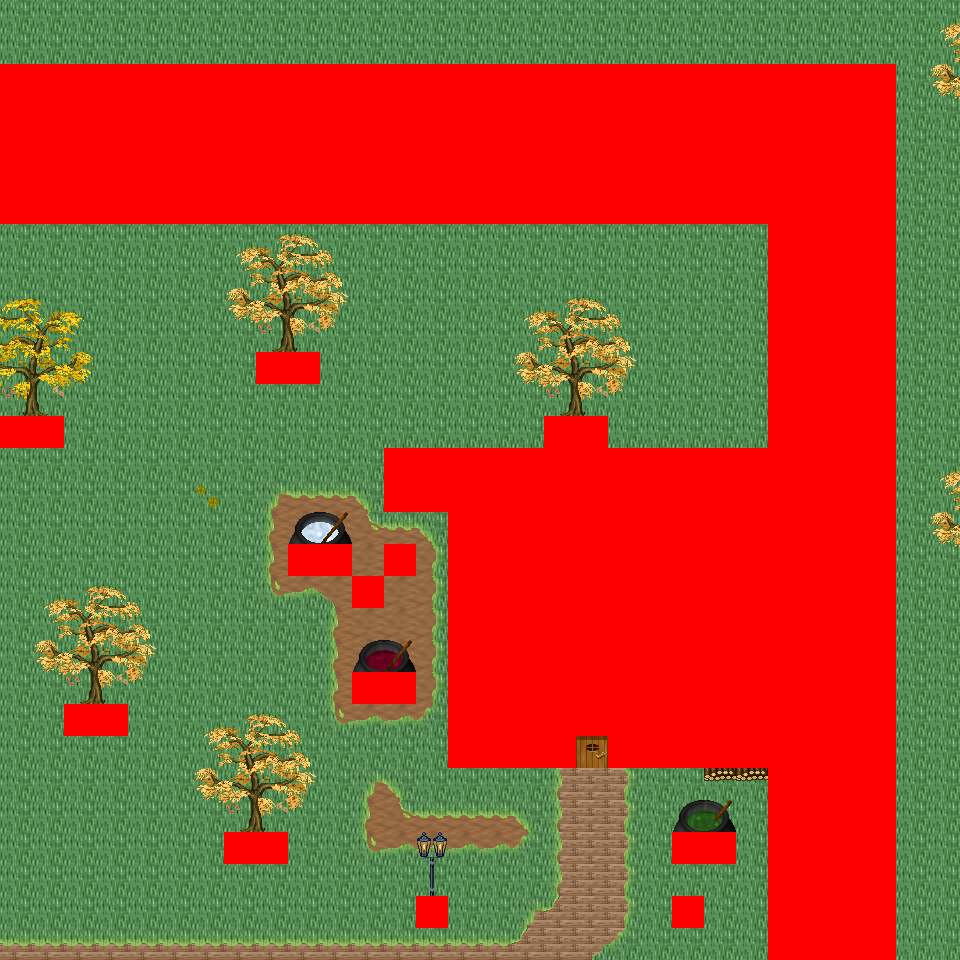

Below is a game level as drawn by its tile map, then a one-line description and the .tmx that defines it (tile-layer data replaced by summaries):
An orthogonal 30x30 tile map with 32x32 px tiles, 6 tile layers (Ground, Object, Object2, Above, ...), 46 tilesets and 6 objects (6x mapExit).

<map version="1.0" orientation="orthogonal" renderorder="right-down" width="30" height="30" tilewidth="32" tileheight="32" nextobjectid="7">
  <tileset firstgid="1" name="tileset_logic_collision" tilewidth="32" tileheight="32" tilecount="1" columns="1">
    <image source="../drawable/tileset_logic_collision.png" width="32" height="32" />
  </tileset>
  <tileset firstgid="2" name="tileset_ground_ridge_earth_pale" tilewidth="32" tileheight="32" tilecount="96" columns="12">
    <image source="../drawable/tileset_ground_ridge_earth_pale.png" width="384" height="256" />
  </tileset>
  <tileset firstgid="98" name="tileset_ground_ridge_earth_dark" tilewidth="32" tileheight="32" tilecount="96" columns="12">
    <image source="../drawable/tileset_ground_ridge_earth_dark.png" width="384" height="256" />
  </tileset>
  <tileset firstgid="194" name="tileset_ground_ground" tilewidth="32" tileheight="32" tilecount="33" columns="3">
    <image source="../drawable/tileset_ground_ground.png" width="96" height="352" />
  </tileset>
  <tileset firstgid="227" name="tileset_building_castle" tilewidth="32" tileheight="32" tilecount="320" columns="20">
    <image source="../drawable/tileset_building_castle.png" width="640" height="512" />
  </tileset>
  <tileset firstgid="547" name="tileset_item_pot_barrels_1" tilewidth="32" tileheight="32" tilecount="8" columns="4">
    <image source="../drawable/tileset_item_pot_barrels_1.png" width="128" height="64" />
  </tileset>
  <tileset firstgid="555" name="tileset_item_weapon_cannon" tilewidth="32" tileheight="32" tilecount="12" columns="3">
    <image source="../drawable/tileset_item_weapon_cannon.png" width="96" height="128" />
  </tileset>
  <tileset firstgid="567" name="tileset_building_door_closed" tilewidth="32" tileheight="32" tilecount="1" columns="1">
    <image source="../drawable/tileset_building_door_closed.png" width="32" height="32" />
  </tileset>
  <tileset firstgid="568" name="tileset_building_door_door" tilewidth="32" tileheight="32" tilecount="6" columns="3">
    <image source="../drawable/tileset_building_door_door.png" width="96" height="64" />
  </tileset>
  <tileset firstgid="574" name="tileset_building_window_window_centered" tilewidth="32" tileheight="32" tilecount="1" columns="1">
    <image source="../drawable/tileset_building_window_window_centered.png" width="32" height="32" />
  </tileset>
  <tileset firstgid="575" name="tileset_building_decoration_chimney_big" tilewidth="32" tileheight="32" tilecount="2" columns="1">
    <image source="../drawable/tileset_building_decoration_chimney_big.png" width="32" height="64" />
  </tileset>
  <tileset firstgid="577" name="tileset_building_stairs_stairs_grey" tilewidth="32" tileheight="32" tilecount="6" columns="3">
    <image source="../drawable/tileset_building_stairs_stairs_grey.png" width="96" height="64" />
  </tileset>
  <tileset firstgid="583" name="tileset_building_witch_hut" tilewidth="32" tileheight="32" tilecount="80" columns="5">
    <image source="../drawable/tileset_building_witch_hut.png" width="160" height="512" />
  </tileset>
  <tileset firstgid="663" name="tileset_ground_grass_edges" tilewidth="32" tileheight="32" tilecount="36" columns="12">
    <image source="../drawable/tileset_ground_grass_edges.png" width="384" height="96" />
  </tileset>
  <tileset firstgid="699" name="tileset_ground_grass_corners" tilewidth="32" tileheight="32" tilecount="24" columns="6">
    <image source="../drawable/tileset_ground_grass_corners.png" width="192" height="128" />
  </tileset>
  <tileset firstgid="723" name="tileset_logic_item_vegetable" tilewidth="32" tileheight="32" tilecount="13" columns="13">
    <image source="../drawable/tileset_logic_item_vegetable.png" width="256" height="64" />
  </tileset>
  <tileset firstgid="736" name="tileset_plant_tree_fall_trees" tilewidth="32" tileheight="32" tilecount="40" columns="8">
    <image source="../drawable/tileset_plant_tree_fall_trees.png" width="256" height="160" />
  </tileset>
  <tileset firstgid="776" name="tileset_plant_stump_stump_pale_purple" tilewidth="32" tileheight="32" tilecount="4" columns="2">
    <image source="../drawable/tileset_plant_stump_stump_pale_purple.png" width="64" height="64" />
  </tileset>
  <tileset firstgid="780" name="tileset_plant_stump_small_stump" tilewidth="32" tileheight="32" tilecount="4" columns="2">
    <image source="../drawable/tileset_plant_stump_small_stump.png" width="64" height="64" />
  </tileset>
  <tileset firstgid="784" name="tileset_furniture_light_small_lamp" tilewidth="32" tileheight="32" tilecount="4" columns="4">
    <image source="../drawable/tileset_furniture_light_small_lamp.png" width="128" height="32" />
  </tileset>
  <tileset firstgid="788" name="tileset_item_pot_barrel" tilewidth="32" tileheight="32" tilecount="2" columns="1">
    <image source="../drawable/tileset_item_pot_barrel.png" width="32" height="64" />
  </tileset>
  <tileset firstgid="790" name="tileset_plant_tree_locust_tree" tilewidth="32" tileheight="32" tilecount="20" columns="4">
    <image source="../drawable/tileset_plant_tree_locust_tree.png" width="128" height="160" />
  </tileset>
  <tileset firstgid="810" name="tileset_plant_leaves" tilewidth="32" tileheight="32" tilecount="8" columns="4">
    <image source="../drawable/tileset_plant_leaves.png" width="128" height="64" />
  </tileset>
  <tileset firstgid="818" name="tileset_plant_flower_daisy_blue" tilewidth="32" tileheight="32" tilecount="8" columns="2">
    <image source="../drawable/tileset_plant_flower_daisy_blue.png" width="64" height="128" />
  </tileset>
  <tileset firstgid="826" name="tileset_plant_flower_daisy_yellow" tilewidth="32" tileheight="32" tilecount="8" columns="2">
    <image source="../drawable/tileset_plant_flower_daisy_yellow.png" width="64" height="128" />
  </tileset>
  <tileset firstgid="834" name="tileset_plant_flower_small_flower_bed_2" tilewidth="32" tileheight="32" tilecount="12" columns="3">
    <image source="../drawable/tileset_plant_flower_small_flower_bed_2.png" width="96" height="128" />
  </tileset>
  <tileset firstgid="846" name="tileset_plant_flower_small_flower_bed" tilewidth="32" tileheight="32" tilecount="12" columns="3">
    <image source="../drawable/tileset_plant_flower_small_flower_bed.png" width="96" height="128" />
  </tileset>
  <tileset firstgid="858" name="tileset_plant_flower_flower_bed_1" tilewidth="32" tileheight="32" tilecount="35" columns="7">
    <image source="../drawable/tileset_plant_flower_flower_bed_1.png" width="224" height="160" />
  </tileset>
  <tileset firstgid="893" name="tileset_plant_flower_hothouse_flowers" tilewidth="32" tileheight="32" tilecount="72" columns="6">
    <image source="../drawable/tileset_plant_flower_hothouse_flowers.png" width="192" height="384" />
  </tileset>
  <tileset firstgid="965" name="tileset_furniture_light_lamp_blue" tilewidth="32" tileheight="32" tilecount="3" columns="1">
    <image source="../drawable/tileset_furniture_light_lamp_blue.png" width="32" height="96" />
  </tileset>
  <tileset firstgid="968" name="tileset_light_dim_light_7x5" tilewidth="32" tileheight="32" tilecount="35" columns="7">
    <image source="../drawable/tileset_light_dim_light_7x5.png" width="224" height="160" />
  </tileset>
  <tileset firstgid="1003" name="tileset_building_decoration_chimney" tilewidth="32" tileheight="32" tilecount="2" columns="1">
    <image source="../drawable/tileset_building_decoration_chimney.png" width="32" height="64" />
  </tileset>
  <tileset firstgid="1005" name="tileset_building_decoration_cauldron_sign" tilewidth="32" tileheight="32" tilecount="1" columns="1">
    <image source="../drawable/tileset_building_decoration_cauldron_sign.png" width="32" height="32" />
  </tileset>
  <tileset firstgid="1006" name="tileset_building_decoration_magician_banner" tilewidth="32" tileheight="32" tilecount="3" columns="3">
    <image source="../drawable/tileset_building_decoration_magician_banner.png" width="96" height="32" />
  </tileset>
  <tileset firstgid="1009" name="tileset_logic_portal" tilewidth="32" tileheight="32" tilecount="24" columns="8">
    <image source="../drawable/tileset_logic_portal.png" width="256" height="96" />
  </tileset>
  <tileset firstgid="1033" name="tileset_ground_ground_3" tilewidth="32" tileheight="32" tilecount="5" columns="5">
    <image source="../drawable/tileset_ground_ground_3.png" width="160" height="32" />
  </tileset>
  <tileset firstgid="1038" name="tileset_building_cottage" tilewidth="32" tileheight="32" tilecount="256" columns="16">
    <image source="../drawable/tileset_building_cottage.png" width="512" height="512" />
  </tileset>
  <tileset firstgid="1294" name="tileset_building_roof_thatched_roof" tilewidth="32" tileheight="32" tilecount="256" columns="16">
    <image source="../drawable/tileset_building_roof_thatched_roof.png" width="512" height="512" />
  </tileset>
  <tileset firstgid="1550" name="tileset_building_door_doors" tilewidth="32" tileheight="32" tilecount="256" columns="16">
    <image source="../drawable/tileset_building_door_doors.png" width="512" height="512" />
  </tileset>
  <tileset firstgid="1806" name="tileset_building_window_windows" tilewidth="32" tileheight="32" tilecount="256" columns="16">
    <image source="../drawable/tileset_building_window_windows.png" width="512" height="512" />
  </tileset>
  <tileset firstgid="2062" name="tileset_plant_bush_leafy" tilewidth="32" tileheight="32" tilecount="48" columns="8">
    <image source="../drawable/tileset_plant_bush_leafy.png" width="256" height="192" />
  </tileset>
  <tileset firstgid="2110" name="tileset_plant_bush_flowering" tilewidth="32" tileheight="32" tilecount="72" columns="8">
    <image source="../drawable/tileset_plant_bush_flowering.png" width="256" height="288" />
  </tileset>
  <tileset firstgid="2182" name="tileset_object_stone_well" tilewidth="32" tileheight="32" tilecount="6" columns="2">
    <image source="../drawable/tileset_object_stone_well.png" width="64" height="96" />
  </tileset>
  <tileset firstgid="2188" name="tileset_item_pot_cauldron" tilewidth="32" tileheight="32" tilecount="48" columns="8">
    <image source="../drawable/tileset_item_pot_cauldron.png" width="256" height="192" />
  </tileset>
  <tileset firstgid="2236" name="tileset_item_campfires" tilewidth="32" tileheight="32" tilecount="2" columns="2">
    <image source="../drawable/tileset_item_campfires.png" width="64" height="32" />
  </tileset>
  <tileset firstgid="2238" name="tileset_item_firewood" tilewidth="32" tileheight="32" tilecount="12" columns="3">
    <image source="../drawable/tileset_item_firewood.png" width="96" height="128" />
  </tileset>
  <layer name="Ground" width="30" height="30">
    <data>[900 cells, 900 non-empty, 10 distinct tile ids]</data>
  </layer>
  <layer name="Object" width="30" height="30">
    <data>[900 cells, 171 non-empty, 35 distinct tile ids]</data>
  </layer>
  <layer name="Object2" width="30" height="30">
    <data>[900 cells, 56 non-empty, 34 distinct tile ids]</data>
  </layer>
  <layer name="Above" width="30" height="30">
    <data>[900 cells, 94 non-empty, 38 distinct tile ids]</data>
  </layer>
  <layer name="Above2" width="30" height="30">
    <data>[900 cells, 3 non-empty, 2 distinct tile ids]</data>
  </layer>
  <layer name="Walkable" width="30" height="30">
    <data>[900 cells, 355 non-empty, 1 distinct tile ids]</data>
  </layer>
  <objectgroup name="MapEvents">
    <object id="1" name="south" type="mapExit" x="0" y="928" width="768" height="32">
      <properties>
        <property name="map" value="level_0_x53_y43" />
        <property name="x" value="0" />
        <property name="y" value="1" />
      </properties>
    </object>
    <object id="2" name="south2" type="mapExit" x="896" y="928" width="64" height="32">
      <properties>
        <property name="map" value="level_0_x53_y43" />
        <property name="x" value="28" />
        <property name="y" value="1" />
      </properties>
    </object>
    <object id="3" name="west" type="mapExit" x="0" y="0" width="32" height="64">
      <properties>
        <property name="map" value="level_0_x52_y42" />
        <property name="x" value="28" />
        <property name="y" value="0" />
      </properties>
    </object>
    <object id="4" name="west2" type="mapExit" x="0" y="224" width="32" height="192">
      <properties>
        <property name="map" value="level_0_x52_y42" />
        <property name="x" value="28" />
        <property name="y" value="7" />
      </properties>
    </object>
    <object id="5" name="west3" type="mapExit" x="0" y="448" width="32" height="512">
      <properties>
        <property name="map" value="level_0_x52_y42" />
        <property name="x" value="28" />
        <property name="y" value="14" />
      </properties>
    </object>
    <object id="6" name="east" type="mapExit" x="928" y="0" width="32" height="960">
      <properties>
        <property name="map" value="level_0_x54_y42" />
        <property name="x" value="1" />
        <property name="y" value="0" />
      </properties>
    </object>
  </objectgroup>
</map>
